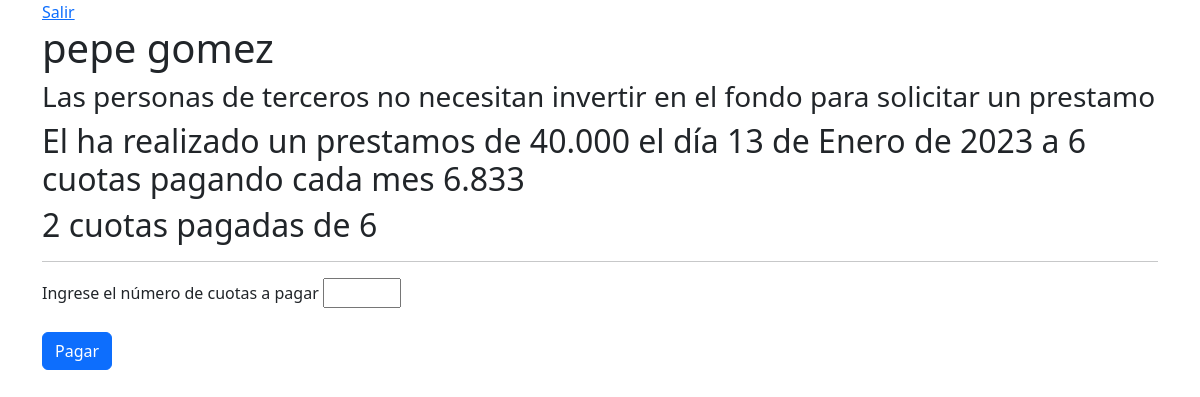
Screenshot of /informacion/5 with the database file from the repository.
### bancoapp/models.py (models this page shows, shortened)
class Usuarios(AbstractUser):
    cedula = models.IntegerField(null=True)
    socio = models.BooleanField(default=False)

class Prestamo(models.Model):
    prestamista = models.ForeignKey(Usuarios, on_delete=models.CASCADE)
    prestamo = models.IntegerField(null=True, default=0)
    cuotasPrestamo = models.IntegerField(null=True, default=0)
    cuotasPorPagar = models.IntegerField(null=True, default=0)
    fecha = models.DateField(auto_now_add=True)

### bancoapp/views.py (the view, shortened to what this page needs)
# urls.py: path("informacion/<int:id>", informacion, name="informacion-usuario"),
def informacion(request, id):
    if request.method == "GET":
        usuario = Usuarios.objects.get(id=id)
        try:
            inversion = Fondo.objects.get(inversionista = usuario.id)
        except:
            inversion = False
        try:
            prestamo = Prestamo.objects.get(prestamista = usuario.id)
            prestamoInteres = prestamo.prestamo
            if usuario.socio == True:
                prestamoInteres = (prestamo.prestamo * 0.01) + prestamoInteres
            else:
                prestamoInteres = (prestamo.prestamo * 0.025) + prestamoInteres
            prestamoInteres = (prestamoInteres / prestamo.cuotasPrestamo)
        except:
            prestamoInteres = 0
            prestamo = False
        context = {
            'user': usuario,
            'prestamoInteres': prestamoInteres,
            'prestamo': prestamo,
            'inversion': inversion,
        }
        return render(request, 'informacion.html', context)

### templates/informacion.html (shortened to what this page needs)
{% extends 'base.html' %}
{% block contenido  %}
    {% load humanize %}
    <h1>{{user.username}} {{user.last_name}}</h1>
    {% if inversion is False and user.socio == True %}
        <h2>El usuario aún no ha realizado ahorros al fondo</h2>
    {% elif user.socio != True %}
        <h3>Las personas de terceros no necesitan invertir en el fondo para solicitar un prestamo</h3>
    {% else %}
        <h2>El ha invertido en el fondo la cantiadad de: {{inversion.ahorro}}</h2>
    {% endif %}
    {% if prestamo is False %}
        <h2>Al usuario no se le ha concedido un prestamo aún</h2>
    {% else %}
        <h2>El ha realizado un prestamos de {{prestamo.prestamo | intcomma}} el día {{prestamo.fecha}} a {{prestamo.cuotasPrestamo}} cuotas pagando cada mes {{prestamoInteres | floatformat:"0" | intcomma}}</h2>
        <h2>{{prestamo.cuotasPorPagar}} cuotas pagadas de {{prestamo.cuotasPrestamo}}</h2>
    {% endif %}
    <hr>
    {% if prestamo.cuotasPrestamo != prestamo.cuotasPorPagar%}
            <form action="{% url 'informacion-usuario' user.id %}" method="post">
                <div class="form-group">
                    <label id="cuotas">Ingrese el número de cuotas a pagar</label>
                    <input type="number" name="cuotas" min="1" max="{{prestamo.cuotasPrestamo}}" required>
                </div>
                <input class="btn btn-primary my-4" type="submit" value="Pagar">
            </form>
    {% else %}
        <h1>Usted ha pagado todas las cuotas o no tiene asignado un prestamos</h1>
    {% endif %}
{% endblock %}

### rows the page displays
Usuarios: username "pepe", last_name "gomez"
Prestamo: prestamo "40.000", fecha "13 de Enero de 2023", cuotasPrestamo "6", cuotasPorPagar "2"

### other values shown
{{ prestamoInteres | floatformat:"0" | intcomma }} "6.833"
